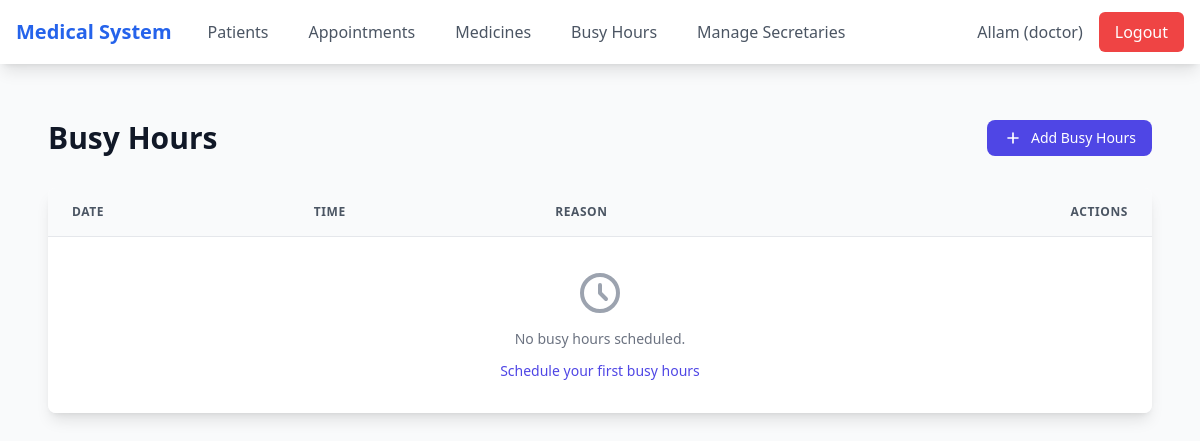
Page /busy-hours/ (signed in) on the earlier database version.
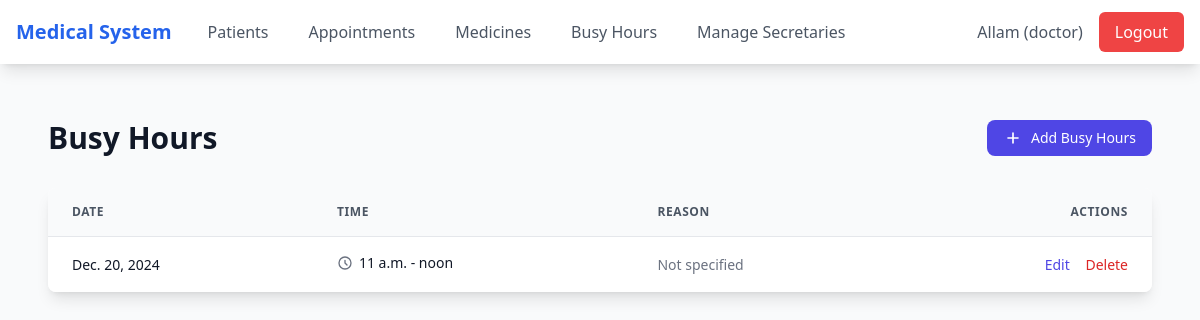
Same page on the later database version.
### apps/models.py (models this page shows, shortened)
class DoctorBusyHours(models.Model):
    date = models.DateField()
    start_time = models.TimeField()
    end_time = models.TimeField()
    reason = models.CharField(max_length=200, blank=True)
    created_at = models.DateTimeField(auto_now_add=True)

### apps/views.py (the view)
# urls.py: path('busy-hours/', views.DoctorBusyHoursListView.as_view(), name='busy_hours'),
class DoctorBusyHoursListView(LoginRequiredMixin, IsDoctorMixin, ListView):
    model = DoctorBusyHours
    template_name = 'busy_hours/busyhours_list.html'
    context_object_name = 'busy_hours'
    ordering = ['-date', '-start_time']

### apps/views.py (called while the page is built)
    def test_func(self):
        return self.request.user.role == 'doctor'

### templates/busy_hours/busyhours_list.html
{% extends 'base.html' %}
{% block content %}
<div class="max-w-7xl mx-auto px-4 sm:px-6 lg:px-8 py-8">
    <div class="flex justify-between items-center mb-8">
        <h1 class="text-3xl font-bold text-gray-900">Busy Hours</h1>
        <a href="{% url 'busy_hours_create' %}"
           class="inline-flex items-center px-4 py-2 bg-indigo-600 hover:bg-indigo-700 text-white text-sm font-medium rounded-lg transition-colors duration-150">
            <svg class="w-5 h-5 mr-2" fill="none" stroke="currentColor" viewBox="0 0 24 24">
                <path stroke-linecap="round" stroke-linejoin="round" stroke-width="2" d="M12 6v6m0 0v6m0-6h6m-6 0H6"/>
            </svg>
            Add Busy Hours
        </a>
    </div>
    <div class="bg-white shadow-lg rounded-lg overflow-hidden">
        <div class="overflow-x-auto">
            <table class="min-w-full divide-y divide-gray-200">
                <thead class="bg-gray-50">
                    <tr>
                        <th class="px-6 py-4 text-left text-xs font-semibold text-gray-600 uppercase tracking-wider">Date</th>
                        <th class="px-6 py-4 text-left text-xs font-semibold text-gray-600 uppercase tracking-wider">Time</th>
                        <th class="px-6 py-4 text-left text-xs font-semibold text-gray-600 uppercase tracking-wider">Reason</th>
                        <th class="px-6 py-4 text-right text-xs font-semibold text-gray-600 uppercase tracking-wider">Actions</th>
                    </tr>
                </thead>
                <tbody class="bg-white divide-y divide-gray-200">
                    {% for busy in busy_hours %}
                    <tr class="hover:bg-gray-50 transition-colors duration-150">
                        <td class="px-6 py-4 whitespace-nowrap text-sm text-gray-900">{{ busy.date }}</td>
                        <td class="px-6 py-4 whitespace-nowrap text-sm text-gray-900">
                            <span class="inline-flex items-center">
                                <svg class="w-4 h-4 mr-1.5 text-gray-500" fill="none" stroke="currentColor" viewBox="0 0 24 24">
                                    <path stroke-linecap="round" stroke-linejoin="round" stroke-width="2" d="M12 8v4l3 3m6-3a9 9 0 11-18 0 9 9 0 0118 0z"/>
                                </svg>
                                {{ busy.start_time }} - {{ busy.end_time }}
                            </span>
                        </td>
                        <td class="px-6 py-4 text-sm text-gray-500">{{ busy.reason|default:"Not specified" }}</td>
                        <td class="px-6 py-4 whitespace-nowrap text-right text-sm font-medium space-x-3">
                            <a href="{% url 'busy_hours_update' busy.pk %}"
                               class="text-indigo-600 hover:text-indigo-900 transition-colors duration-150">Edit</a>
                            <a href="{% url 'busy_hours_delete' busy.pk %}"
                               class="text-red-600 hover:text-red-900 transition-colors duration-150">Delete</a>
                        </td>
                    </tr>
                    {% empty %}
                    <tr>
                        <td colspan="4" class="px-6 py-8 text-center text-sm text-gray-500">
                            <div class="flex flex-col items-center">
                                <svg class="w-12 h-12 text-gray-400 mb-3" fill="none" stroke="currentColor" viewBox="0 0 24 24">
                                    <path stroke-linecap="round" stroke-linejoin="round" stroke-width="2" d="M12 8v4l3 3m6-3a9 9 0 11-18 0 9 9 0 0118 0z"/>
                                </svg>
                                <p>No busy hours scheduled.</p>
                                <a href="{% url 'busy_hours_create' %}" class="mt-3 text-indigo-600 hover:text-indigo-500">Schedule your first busy hours</a>
                            </div>
                        </td>
                    </tr>
                    {% endfor %}
                </tbody>
            </table>
        </div>
    </div>
</div>
{% endblock %}

Differences in the rows shown:
added DoctorBusyHours: date "Dec. 20, 2024", start_time "11 a.m.", end_time "noon", reason "Not specified"
Other differences:
text no longer shown: "No busy hours scheduled. Schedule your first busy hours"
